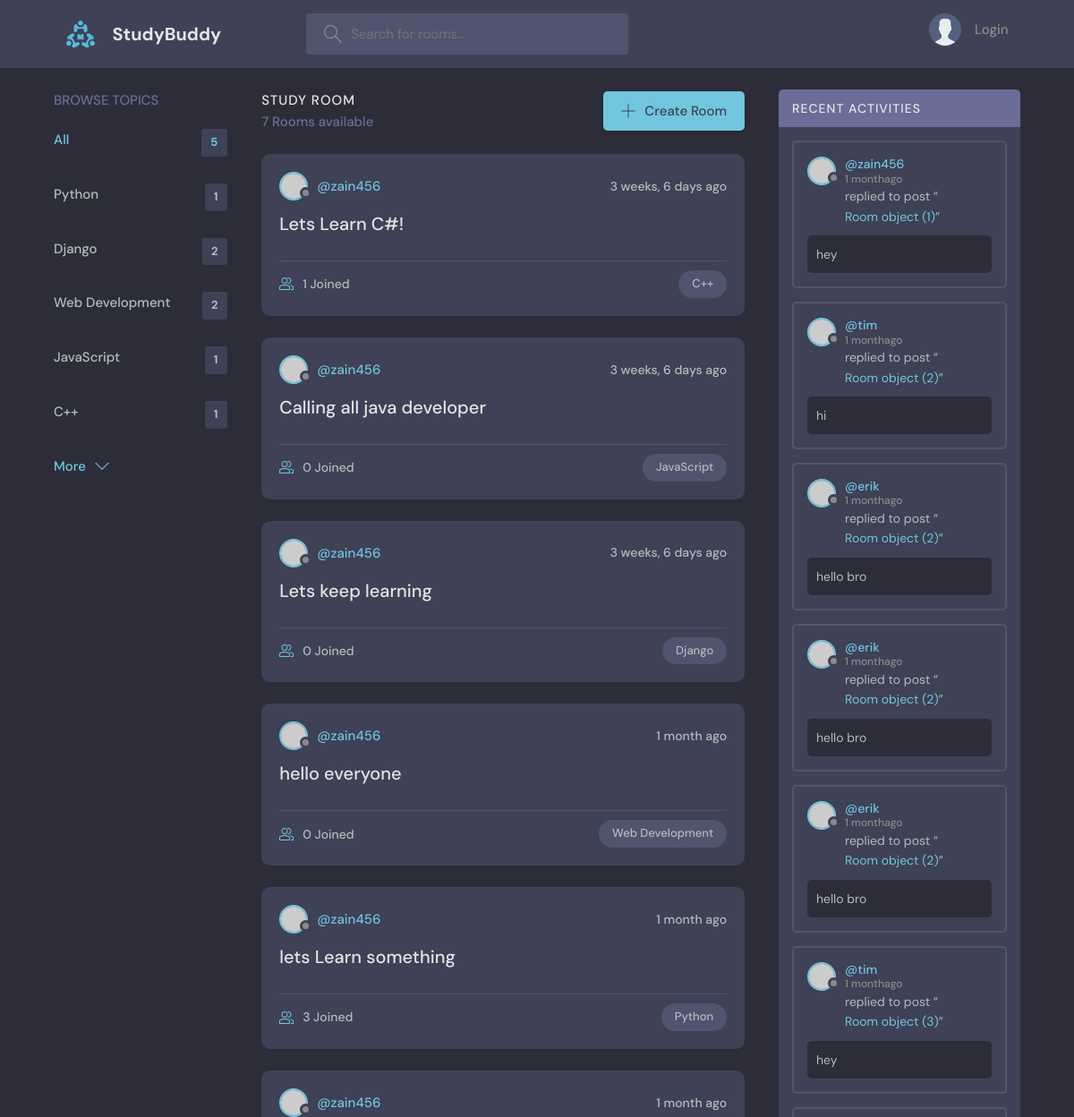
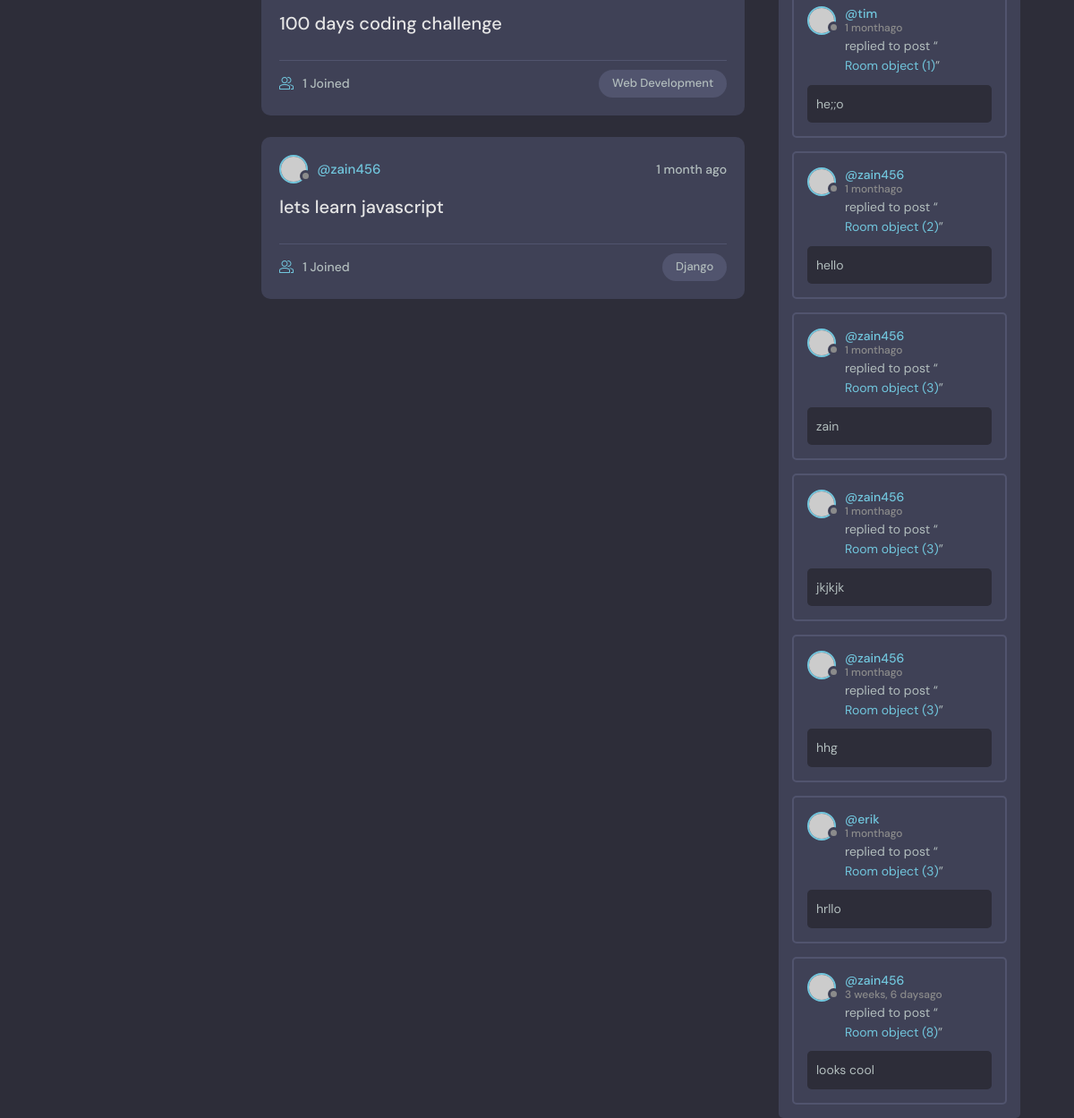
The page / on the database its author committed (2 pictures, top to bottom).
### base/models.py (models this page shows)
class Topic(models.Model):
  name = models.CharField(max_length=200)

class Room(models.Model):
     host = models.ForeignKey(User , on_delete=models.SET_NULL, null=True)
     topic = models.ForeignKey(Topic , on_delete=models.SET_NULL, null=True)
     name = models.CharField(max_length=200)
     description= models.TextField(null=True, blank=True)
     participants = models.ManyToManyField(User , related_name='participants',blank=True)
     updated = models.DateTimeField(auto_now=True)
     created = models.DateTimeField(auto_now_add=True)
     class Meta:
         ordering = ['-updated', '-created']

class Message(models.Model):
    user = models.ForeignKey(User, on_delete=models.CASCADE)
    room = models.ForeignKey(Room , on_delete=models.CASCADE)
    body = models.TextField()
    updated = models.DateTimeField(auto_now=True)
    created = models.DateTimeField(auto_now_add=True)

### base/views.py (the view)
# urls.py: 2. Add a URL to urlpatterns:  path('', views.home, name='home')
def home(request):
    q = request.GET.get('q') if request.GET.get('q') != None else ''
    rooms  = Room.objects.filter(
        Q(topic__name__icontains=q) |
        Q(name__icontains=q) |
        Q(description__icontains=q)
        )
    room_count = rooms.count()
    topics = Topic.objects.all()
    room_messages= Message.objects.filter(Q(room__topic__name__icontains=q))
    return render(request, 'base/home.html', {'rooms':rooms , 'topics':topics, 'room_count':room_count , 'room_messages':room_messages})

### base/templates/base/home.html (shortened to what this page needs)
{% extends 'main.html' %}
{% block content %}
    <main class="layout layout--3">
      <div class="container">
        {% include 'base/topic_component.html' %}
        <div class="roomList">
          <div class="roomList__header">
            <div>
              <h2>Study Room</h2>
              <p>{{room_count}} Rooms available</p>
            </div>
            <a class="btn btn--main" href="{% url 'create-room' %}">
              <svg version="1.1" xmlns="http://www.w3.org/2000/svg" width="32" height="32" viewBox="0 0 32 32">
                <title>add</title>
                <path
                  d="M16.943 0.943h-1.885v14.115h-14.115v1.885h14.115v14.115h1.885v-14.115h14.115v-1.885h-14.115v-14.115z"
                ></path>
              </svg>
              Create Room
            </a>
          </div>
              {% include 'base/feed_component.html' %}
        </div>
        {% include 'base/activity_component.html' %}
      </div>
    </main>
    {% endblock content %}

### base/templates/base/topic_component.html (shortened to what this page needs)
<div class="topics">
  <div class="topics__header">
    <h2>Browse Topics</h2>
  </div>
  <ul class="topics__list">
    <li>
      <a href="{% url 'home' %}" class="active">All <span>{{topics.count}}</span></a>
    </li>
    {% for topic in topics %}
    <li>
      <a href="{% url 'home' %}?q={{topic.name}}">{{topic.name}} <span>{{topic.room_set.all.count}}</span></a>
    </li>
   {% endfor %}
  </ul>
  <a class="btn btn--link" href="{% url 'topics' %}">
    More
    <svg version="1.1" xmlns="http://www.w3.org/2000/svg" width="32" height="32" viewBox="0 0 32 32">
      <title>chevron-down</title>
      <path d="M16 21l-13-13h-3l16 16 16-16h-3l-13 13z"></path>
    </svg>
  </a>
</div>

### base/templates/base/feed_component.html (shortened to what this page needs)
{% for room in rooms %}
<div class="roomListRoom">
  <div class="roomListRoom__header">
    <a href="{% url 'profile' room.host.id %}" class="roomListRoom__author">
      <div class="avatar avatar--small">
        <img src="https://randomuser.me/api/portraits/women/11.jpg" />
      </div>
      <span>@{{room.host.username}}</span>
    </a>
    <div class="roomListRoom__actions">
      <span>{{room.created|timesince}} ago</span>
    </div>
  </div>
  <div class="roomListRoom__content">
    <a href="{% url 'room' room.id %}">{{room.name}}</a>
  </div>
  <div class="roomListRoom__meta">
    <a href="{% url 'room' room.id %}" class="roomListRoom__joined">
     {{room.participants.all.count}} Joined
    </a>
    <p class="roomListRoom__topic">{{room.topic.name}}</p>
  </div>
</div>
{% endfor %}

### base/templates/base/activity_component.html (shortened to what this page needs)
<div class="activities">
    <div class="activities__header">
      <h2>Recent Activities</h2>
    </div>
    {% for message in room_messages %}
    <div class="activities__box">
      <div class="activities__boxHeader roomListRoom__header">
        <a href="{% url 'profile' message.user.id %}" class="roomListRoom__author">
          <div class="avatar avatar--small">
            <img src="https://randomuser.me/api/portraits/women/11.jpg" />
          </div>
          <p>
            @{{message.user}}
            <span>{{message.created|timesince}}ago</span>
          </p>
        </a>
    </div>
      <div class="activities__boxContent">
        <p>replied to post “<a href="{% url 'room' message.room.id %}">{{message.room}}</a>”</p>
        <div class="activities__boxRoomContent">
          {{message.body}}
        </div>
      </div>
    </div>
    {% endfor %}
  </div>

### rows shown on the page
Topic: name "Python", room_set.all.count "1"
Topic: name "Django", room_set.all.count "2"
Topic: name "Web Development", room_set.all.count "2"
Topic: name "JavaScript", room_set.all.count "1"
Topic: name "C++", room_set.all.count "1"
Room: host.username "zain456", created "3 weeks, 6 days", name "Lets Learn C#!", participants.all.count "1", topic.name "C++"
Room: host.username "zain456", created "3 weeks, 6 days", name "Calling all java developer", participants.all.count "0", topic.name "JavaScript"
Room: host.username "zain456", created "3 weeks, 6 days", name "Lets keep learning", participants.all.count "0", topic.name "Django"
Room: host.username "zain456", created "1 month", name "hello everyone", participants.all.count "0", topic.name "Web Development"
Room: host.username "zain456", created "1 month", name "lets Learn something", participants.all.count "3", topic.name "Python"
Room: host.username "zain456", created "1 month", name "100 days coding challenge", participants.all.count "1", topic.name "Web Development"
Room: host.username "zain456", created "1 month", name "lets learn javascript", participants.all.count "1", topic.name "Django"
Message: user "zain456", created "1 month", room "Room object (1)", body "hey"
Message: user "tim", created "1 month", room "Room object (2)", body "hi"
Message: user "erik", created "1 month", room "Room object (2)", body "hello bro"
Message: user "erik", created "1 month", room "Room object (2)", body "hello bro"
Message: user "erik", created "1 month", room "Room object (2)", body "hello bro"
Message: user "tim", created "1 month", room "Room object (3)", body "hey"
Message: user "tim", created "1 month", room "Room object (1)", body "he;;o"
Message: user "zain456", created "1 month", room "Room object (2)", body "hello"
Message: user "zain456", created "1 month", room "Room object (3)", body "zain"
Message: user "zain456", created "1 month", room "Room object (3)", body "jkjkjk"
Message: user "zain456", created "1 month", room "Room object (3)", body "hhg"
Message: user "erik", created "1 month", room "Room object (3)", body "hrllo"
Message: user "zain456", created "3 weeks, 6 days", room "Room object (8)", body "looks cool"

### other values the page prints
{{ topics.count }} "5"
{{ room_count }} "7"
